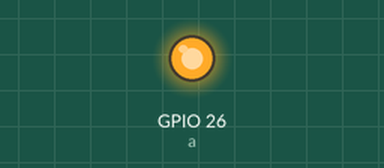
Bench run of a sketch on a simulated ESP32. Shown: output pins drawn as LEDs (lit = HIGH).

Above: at 2.5 s.
At 7.5 s:
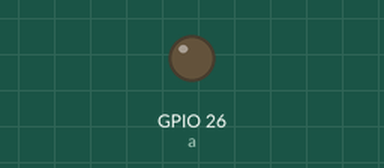
Timing chart, 0 to 13.0 s (numbered marks = the images above):
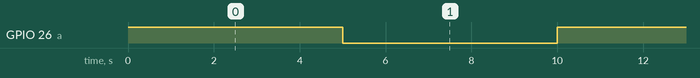

Measured:
- by itself, GPIO 26 (a): alternates HIGH for 5.0 s and LOW for 5.0 s

The sketch:

template.ino
```cpp
#define a 26
void setup() {
  // put your setup code here, to run once:
  pinMode(a, OUTPUT);
}

void loop() {
  // put your main code here, to run repeatedly:
  digitalWrite(a,HIGH);
  delay(5000);
  digitalWrite(a,LOW);
  delay(5000);

}
```
